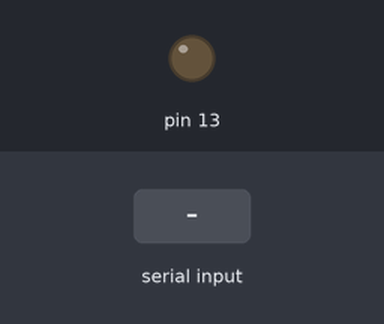
A sketch run on a simulated Arduino Uno, built with avr-gcc and run on an emulated ATmega328P. Shown: output pins drawn as LEDs (lit = HIGH). The inputs (shaded band) are chosen by the test bench.

Above: at 1.2 s.
1.3 s: "1" received over Serial
At 1.8 s:
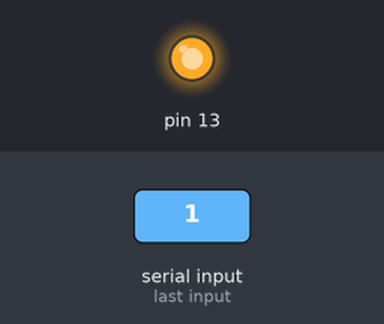
2.8 s: "0" received over Serial
At 4.1 s:
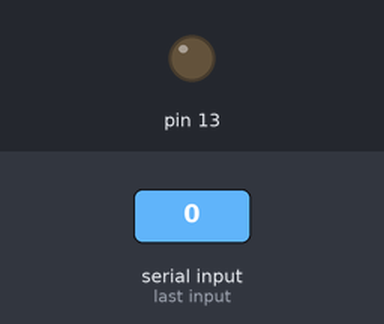
Timing chart, 0 to 5.8 s (numbered marks = the images above; inputs shaded):
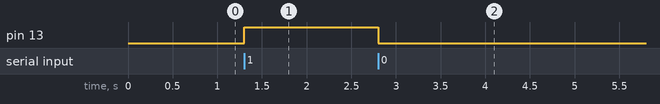

Measured:
- after the input at 1.3 s, pin 13: LOW → HIGH at once
- after the input at 2.8 s, pin 13: HIGH → LOW at once

The sketch:

rx.ino
```cpp
// https://www.tinkercad.com/things/gNZURO7CrUA
// http://www.hardcopyworld.com/ngine/aduino/index.php/archives/740

void setup(){
  Serial.begin(115200);
  pinMode(13, OUTPUT);
}

void loop(){
  if(Serial.available()){
   char c = Serial.read();
    if(c == '1') {
      digitalWrite(13, HIGH);
    } else {
      digitalWrite(13, LOW);
    }
  }
}
```
